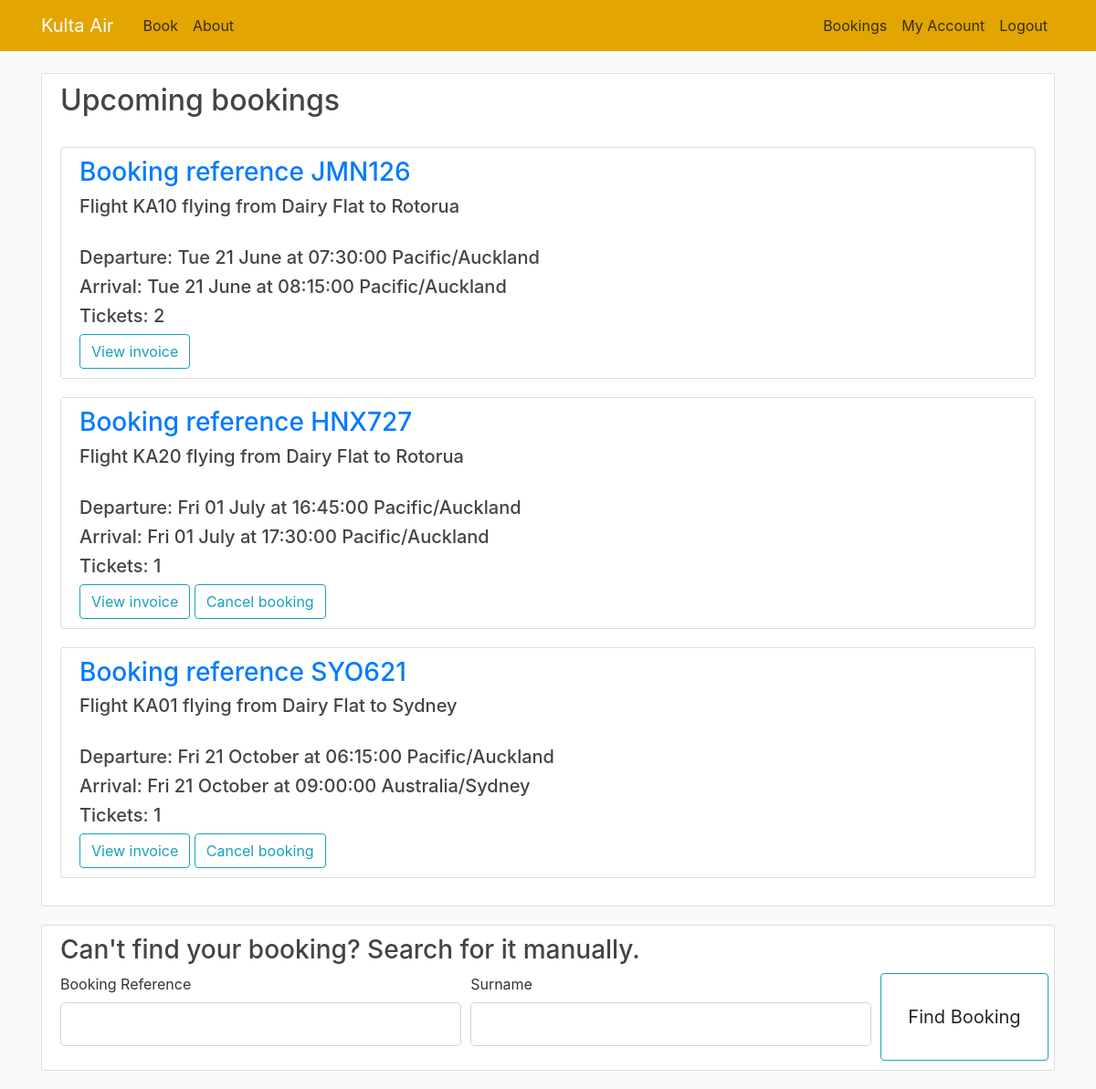
The page /bookings (signed in) on the database its author committed.
### flightbookingapp/models.py (models this page shows, shortened)
class Booking(db.Model):
    booking_ref = db.Column(db.VARCHAR(6), primary_key=True, nullable=False, unique=True)
    customer = db.Column(db.Integer, db.ForeignKey('customer.id'), nullable=False)
    flight = db.Column(db.Integer, db.ForeignKey('departure.id'), nullable=False)
    tickets = db.Column(db.Integer, default=1)

class Departure(db.Model):
    id = db.Column(db.Integer, primary_key=True, nullable=False, unique=True)
    flight_number = db.Column(db.VARCHAR(10), db.ForeignKey('route.flight_code'), nullable=False)
    depart_date = db.Column(db.Date, nullable=False)
    stopover_date = db.Column(db.Date)
    arrival_date = db.Column(db.Date, nullable=False)
    price = db.Column(db.Float, nullable=False, default=0.00)
    booked_seats = db.Column(db.Integer, nullable=False, default=0)

class Airport(db.Model):
    int_code = db.Column(db.CHAR(4), primary_key=True, unique=True)
    name = db.Column(db.VARCHAR(50), nullable=False)
    timezone = db.Column(db.String(50))

class Route(db.Model):
    flight_code = db.Column(db.VARCHAR(10), primary_key=True, nullable=False, unique=True)
    depart_time = db.Column(db.Time, nullable=False)
    arrive_time = db.Column(db.Time, nullable=False)
    stopover_time = db.Column(db.Time)
    depart_airport = db.Column(db.CHAR(4), db.ForeignKey('airport.int_code'), nullable=False)
    arrive_airport = db.Column(db.CHAR(4), db.ForeignKey('airport.int_code'), nullable=False)
    stopover_airport = db.Column(db.CHAR(4), db.ForeignKey('airport.int_code'))
    plane = db.Column(db.Integer, db.ForeignKey('aircraft.id'), nullable=False)

### flightbookingapp/routes.py (the view, shortened to what this page needs)
@app.route('/bookings', methods=['GET', 'POST'])
def bookings():
    if request.method == "POST":
        if request.form.get('cancel') == 'Cancel booking':
            cancel_booking(request.form.get('booking'))
            return redirect(url_for('bookings'))
        if request.form.get('view') == 'View invoice':
            return redirect(url_for('invoice', booking_ref=request.form.get('booking'), surname=current_user.last_name))
    form = FindBookingForm()
    flight_info = {}
    if current_user.is_authenticated:
        flight_info = collect_user_bookings()
    return render_template('bookings.html', title='Bookings', loggedin=current_user.is_authenticated,
                           user_bookings=flight_info, form=form)

### flightbookingapp/forms.py
class FindBookingForm(FlaskForm):
    booking_ref = StringField('Booking Reference', validators=[DataRequired(), Length(min=1, max=6)])
    surname = StringField('Surname', validators=[DataRequired()])
    submit = SubmitField('Find Booking')

### flightbookingapp/models.py (called while the page is built)
@login_manager.user_loader
def load_customer(user_id):
    return Customer.query.get(int(user_id))

### flightbookingapp/routes.py (called while the page is built)
def collect_user_bookings():
    flight_info = []
    for booking in current_user.bookings:
        departure = Departure.query.filter_by(id=booking.flight).first()
        route = Route.query.filter_by(flight_code=departure.flight_number).first()
        dep_airport = Airport.query.filter_by(int_code=route.depart_airport).first()
        arr_airport = Airport.query.filter_by(int_code=route.arrive_airport).first()
        booking_past = date_in_past(datetime.datetime.combine(departure.depart_date, route.depart_time),
                                    dep_airport.timezone)
        flight_info.append([booking, departure, route, dep_airport, arr_airport, booking_past])
    return sorted(flight_info, key=lambda flight: flight[1].depart_date)

def date_in_past(date_and_time, timezone) -> bool:
    return datetime.datetime.now(ZoneInfo(timezone)) > date_and_time.replace(tzinfo=ZoneInfo(timezone))

### flightbookingapp/templates/bookings.html (shortened to what this page needs)
{% extends "layout.html" %}
{% block content %}
    {% if loggedin %}
        {% with bookings=user_bookings %}
            {% include 'upcoming_bookings.html' %}
        {% endwith %}
        <div class="content-section">
        <h3 class="bookings-heading"> Can't find your booking? Search for it manually.</h3>
    {% else %}
        <div class="content-section">
        <h2 class="bookings-heading"> Search for a booking </h2>
    {% endif %}
<form method="POST" action="">
    <fieldset class="form-row">
        <div class="form-group col-md-5">
            {{ form.booking_ref.label(class="form-control-label") }}
            {% if form.booking_ref.errors %}
                {{ form.booking_ref(class="form-control form-control-lg is-invalid") }}
                <div class="invalid-feedback">
                    {% for error in form.fly_from.errors %}
                        <span>{{ error }}</span>
                    {% endfor %}
                </div>
            {% else %}
                {{ form.booking_ref(class="form-control form-control-lg") }}
            {% endif %}
        </div>
        <div class="form-group col-md-5">
            {{ form.surname.label(class="form-control-label") }}
            {% if form.surname.errors %}
                {{ form.surname(class="form-control form-control-lg is-invalid") }}
                <div class="invalid-feedback">
                    {% for error in form.surname.errors %}
                        <span>{{ error }}</span>
                    {% endfor %}
                </div>
            {% else %}
                {{ form.surname(class="form-control form-control-lg") }}
            {% endif %}
        </div>
        <div class="d-grid btn-group col-2 mx-auto">
            <button class="btn btn-outline-info"
                    type="submit">{{ form.submit(class="btn btn-lg") }}</button>
        </div>
    </fieldset>
</form>
</div>
{% endblock content %}

### flightbookingapp/templates/layout.html (shortened to what this page needs)
<!DOCTYPE html>
<html lang="en">
<head>
    <link rel="stylesheet" href="https://cdn.jsdelivr.net/npm/bootstrap@4.3.1/dist/css/bootstrap.min.css"
>
    <link rel="stylesheet" type="text/css" href="{{ url_for('static', filename='main.css') }}">
</head>
<body>
<header class="site-header">
    <nav class="navbar navbar-expand-md navbar-dark bg-steel fixed-top">
        <div class="container">
            <a class="navbar-brand mr-4" href="/">Kulta Air</a>
            <div class="collapse navbar-collapse" id="navbarToggle">
                <div class="navbar-nav mr-auto">
                    <a class="nav-item nav-link" href="{{ url_for('home') }}">Book</a>
                    <a class="nav-item nav-link" href="{{ url_for('about') }}">About</a>
                </div>
                <div class="navbar-nav">
                    <a class="nav-item nav-link" href="{{ url_for('bookings') }}">Bookings</a>
                    {% if current_user.is_authenticated %}
                        <a class="nav-item nav-link" href="{{ url_for('customer') }}">My Account</a>
                        <a class="nav-item nav-link" href="{{ url_for('logout') }}">Logout</a>
                    {% else %}
                        <a class="nav-item nav-link" href="{{ url_for('login') }}">Login</a>
                        <a class="nav-item nav-link" href="{{ url_for('register') }}">Register</a>
                    {% endif %}
                </div>
            </div>
        </div>
    </nav>
</header>
<div class="container">
    {% block content %} {% endblock %}
</div>
</body>
</html>

### flightbookingapp/templates/upcoming_bookings.html (shortened to what this page needs)
<div class="content-section">
    <div class="media">
        <div class="media-body">
            <h2 class="bookings-heading">Upcoming bookings</h2>
            {% if bookings == {} %}
                <p class="text-secondary"><a class="ml-2" href="{{ url_for('home') }}">You have no upcoming bookings.
                    Click here to make one!</a></p>
            {% else %}
                <br>
                {% for booking in bookings %}
                    <div class="content-section">
                        <form method="post" action="">
                            <h3 class="text-primary">Booking reference {{ booking[0].booking_ref.upper() }}</h3>
                            <h5>Flight {{ booking[1].flight_number }} flying from {{ booking[3].name }}
                                to {{ booking[4].name }}</h5>
                            <br>
                            <h5>Departure: {{ (booking[1].depart_date).strftime("%a %d %B") }} at
                                {{ booking[2].depart_time }} {{ booking[3].timezone }}</h5>
                            <h5>Arrival: {{ (booking[1].arrival_date).strftime("%a %d %B") }} at
                                {{ booking[2].arrive_time }} {{ booking[4].timezone }}</h5>
                            <h5>Tickets: {{ booking[0].tickets }}</h5>
                            <input type="submit" value="View invoice" name="view" class="btn btn-outline-info">
                            {% if not booking[5] %}
                                <input type="submit" value="Cancel booking" name="cancel" class="btn btn-outline-info">
                            {% endif %}
                        </form>
                    </div>
                {% endfor %}
            {% endif %}
        </div>
    </div>
</div>

### flightbookingapp/static/main.css (style rules this page uses)
body { background: #fafafa; color: #333333; margin-top: 5rem; }
h1, h2, h3, h4, h5, h6 { color: #444444; }
.bg-steel { background-color: #e3a502; }
.site-header .navbar-nav .nav-link { color: #352e07; }
.content-section { background: #ffffff; padding: 10px 20px; border: 1px solid #dddddd; border-radius: 3px; margin-bottom: 20px; }

### rows shown on the page
Booking: booking_ref "JMN126", flight_number "KA10", name "Dairy Flat", name "Rotorua", depart_time "07:30:00", timezone "Pacific/Auckland", arrive_time "08:15:00", tickets "2"
Departure: depart_date "Tue 21 June", arrival_date "Tue 21 June"
Booking: booking_ref "HNX727", flight_number "KA20", name "Dairy Flat", name "Rotorua", depart_time "16:45:00", timezone "Pacific/Auckland", arrive_time "17:30:00", tickets "1"
Departure: depart_date "Fri 01 July", arrival_date "Fri 01 July"
Booking: booking_ref "SYO621", flight_number "KA01", name "Dairy Flat", name "Sydney", depart_time "06:15:00", timezone "Pacific/Auckland", arrive_time "09:00:00", timezone "Australia/Sydney", tickets "1"
Departure: depart_date "Fri 21 October", arrival_date "Fri 21 October"
